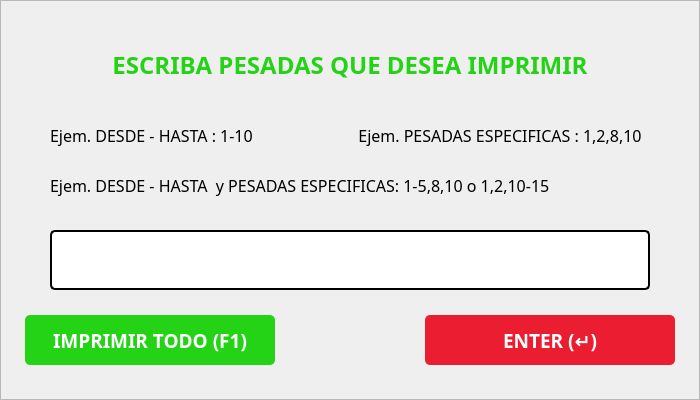
    <widget class="QFrame" name="frmIntervaloDePesadas">
     <property name="geometry">
      <rect>
       <x>610</x>
       <y>340</y>
       <width>700</width>
       <height>400</height>
      </rect>
     </property>
     <property name="styleSheet">
      <string notr="true">#frmIntervaloDePesadas{background-color: rgb(255, 255, 255);
color: rgb(0, 0, 0);
border:none;
border-radius: 10px;
border: 2px solid #D9D9D9;}</string>
     </property>
     <property name="frameShape">
      <enum>QFrame::StyledPanel</enum>
     </property>
     <property name="frameShadow">
      <enum>QFrame::Raised</enum>
     </property>
     <widget class="QLabel" name="label_2">
      <property name="geometry">
       <rect>
        <x>25</x>
        <y>35</y>
        <width>650</width>
        <height>60</height>
       </rect>
      </property>
      <property name="font">
       <font>
        <family>Poppins</family>
        <pointsize>18</pointsize>
        <weight>75</weight>
        <bold>true</bold>
       </font>
      </property>
      <property name="styleSheet">
       <string notr="true">color: #24D315;</string>
      </property>
      <property name="text">
       <string>ESCRIBA PESADAS QUE DESEA IMPRIMIR</string>
      </property>
      <property name="alignment">
       <set>Qt::AlignCenter</set>
      </property>
     </widget>
     <widget class="QPushButton" name="btnImprimirSeleccionDeReporte">
      <property name="geometry">
       <rect>
        <x>425</x>
        <y>315</y>
        <width>250</width>
        <height>50</height>
       </rect>
      </property>
      <property name="font">
       <font>
        <family>Poppins</family>
        <pointsize>14</pointsize>
        <weight>75</weight>
        <bold>true</bold>
       </font>
      </property>
      <property name="cursor">
       <cursorShape>PointingHandCursor</cursorShape>
      </property>
      <property name="styleSheet">
       <string notr="true">background-color: rgb(234, 29, 49);
color: rgb(255, 255, 255);
border:none;
border-radius: 5px;</string>
      </property>
      <property name="text">
       <string>ENTER (↵)</string>
      </property>
     </widget>
     <widget class="QPushButton" name="btnImprimirTodoElReporte">
      <property name="geometry">
       <rect>
        <x>25</x>
        <y>315</y>
        <width>250</width>
        <height>50</height>
       </rect>
      </property>
      <property name="font">
       <font>
        <family>Poppins</family>
        <pointsize>14</pointsize>
        <weight>75</weight>
        <bold>true</bold>
       </font>
      </property>
      <property name="cursor">
       <cursorShape>PointingHandCursor</cursorShape>
      </property>
      <property name="styleSheet">
       <string notr="true">background-color: rgb(36, 211, 21);
color: rgb(255, 255, 255);
border:none;
border-radius: 5px;</string>
      </property>
      <property name="text">
       <string>IMPRIMIR TODO (F1)</string>
      </property>
      <property name="flat">
       <bool>false</bool>
      </property>
     </widget>
     <widget class="QLabel" name="label_3">
      <property name="geometry">
       <rect>
        <x>50</x>
        <y>115</y>
        <width>300</width>
        <height>40</height>
       </rect>
      </property>
      <property name="font">
       <font>
        <family>Poppins Medium</family>
        <pointsize>12</pointsize>
        <weight>50</weight>
        <bold>false</bold>
       </font>
      </property>
      <property name="text">
       <string>Ejem. DESDE - HASTA : 1-10</string>
      </property>
      <property name="alignment">
       <set>Qt::AlignLeading|Qt::AlignLeft|Qt::AlignVCenter</set>
      </property>
     </widget>
     <widget class="QLabel" name="label_4">
      <property name="geometry">
       <rect>
        <x>350</x>
        <y>115</y>
        <width>300</width>
        <height>40</height>
       </rect>
      </property>
      <property name="font">
       <font>
        <family>Poppins Medium</family>
        <pointsize>12</pointsize>
        <weight>50</weight>
        <bold>false</bold>
       </font>
      </property>
      <property name="text">
       <string>Ejem. PESADAS ESPECIFICAS : 1,2,8,10</string>
      </property>
      <property name="alignment">
       <set>Qt::AlignCenter</set>
      </property>
     </widget>
     <widget class="QLabel" name="label_5">
      <property name="geometry">
       <rect>
        <x>50</x>
        <y>165</y>
        <width>600</width>
        <height>40</height>
       </rect>
      </property>
      <property name="font">
       <font>
        <family>Poppins Medium</family>
        <pointsize>12</pointsize>
        <weight>50</weight>
        <bold>false</bold>
       </font>
      </property>
      <property name="text">
       <string>Ejem. DESDE - HASTA  y PESADAS ESPECIFICAS: 1-5,8,10 o 1,2,10-15</string>
      </property>
      <property name="alignment">
       <set>Qt::AlignLeading|Qt::AlignLeft|Qt::AlignVCenter</set>
      </property>
     </widget>
     <widget class="QLineEdit" name="txtIngresarValorImprimir">
      <property name="geometry">
       <rect>
        <x>50</x>
        <y>230</y>
        <width>600</width>
        <height>60</height>
       </rect>
      </property>
      <property name="font">
       <font>
        <family>Poppins</family>
        <pointsize>14</pointsize>
        <weight>75</weight>
        <bold>true</bold>
       </font>
      </property>
      <property name="styleSheet">
       <string notr="true">background-color: rgb(255, 255, 255);
color: rgb(0, 0, 0);
border-radius: 5px;
border: 2px solid #000;
padding: 5px</string>
      </property>
      <property name="text">
       <string/>
      </property>
     </widget>
    </widget>
